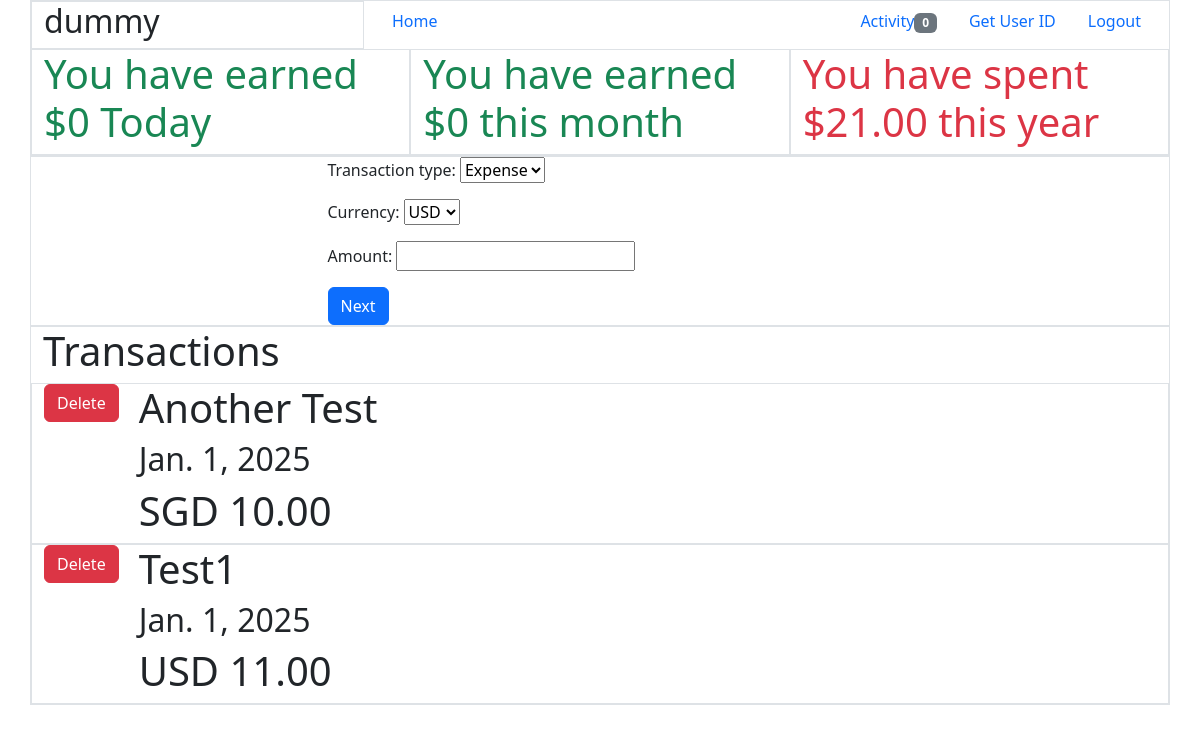
The app's page /home/ (signed in), older data.
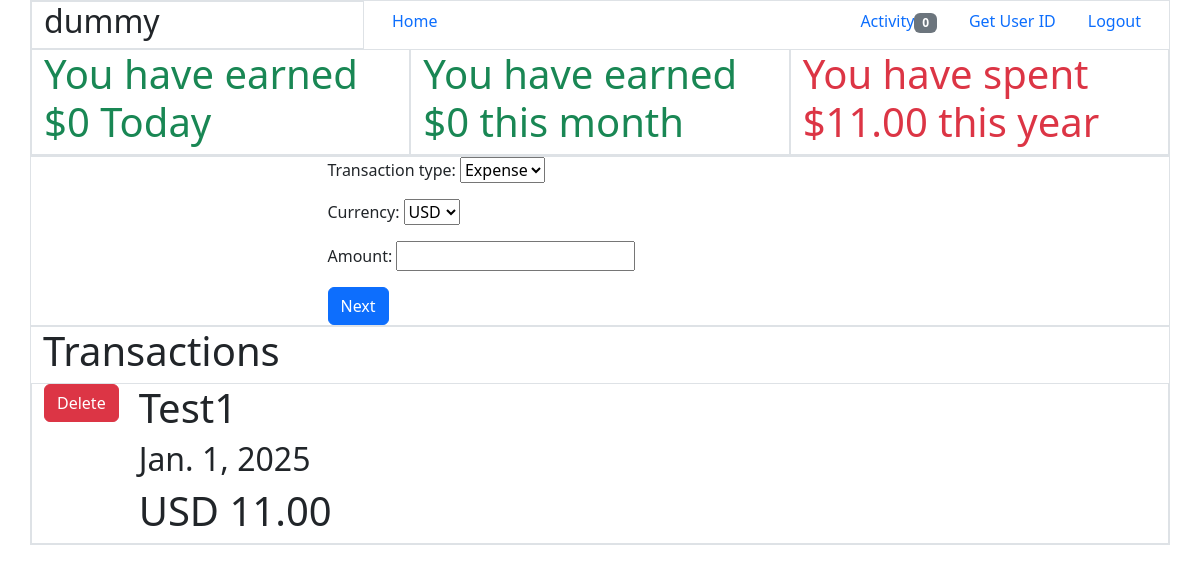
The same page, newer data.
### Transactions/models.py (models this page shows)
class Transaction(models.Model):
    TransactionType = [('Expense', 'Expense'), ('Income', 'Income')]
    transaction_type = models.CharField(max_length=10, default='Expense', blank=False, null=False,
                              choices=TransactionType)
    CurrencyType = [('USD', 'USD'), ('EUR', 'EUR'), ('GBP', 'GBP'), ('JPY', 'JPY'), ('CNY', 'CNY'), ('SGD', 'SGD'), ('MYR', 'MYR'), ('IDR', 'IDR')]
    currency = models.CharField(max_length=3, default='SGD', blank=False, null=False, choices=CurrencyType)
    amount = models.DecimalField(max_digits=15, decimal_places=2, blank=False, null=False, default=0)
    date = models.DateField(default=timezone.now, blank=False, null=False)
    title = models.CharField(max_length=100, blank=True, null=True)
    description = models.TextField(max_length=1000, blank=True, null=True)
    ExpenseCategory = [
        ('Food', 'Food'),
        ('Transport', 'Transport'),
        ('Shopping', 'Shopping'),
        ('Entertainment', 'Entertainment'),
        ('Health', 'Health'),
        ('Education', 'Education'),
        ('Other', 'Other')
    ]
    IncomeCategory = [
        ('Salary', 'Salary'),
        ('Bonus', 'Bonus'),
        ('Allowance', 'Allowance'),
        ('Other', 'Other')
    ]
    category = models.CharField(max_length=100, blank=False, null=False)
    user = models.ForeignKey('auth.User', on_delete=models.CASCADE)
    def __str__(self):
        return self.title
    class Meta:
        ordering = ('-date',)

### Transactions/views.py (the view, shortened to what this page needs)
# urls.py: path('home/', user_homepage.as_view(), name='user_homepage'),
class user_homepage(LoginMixin, View):
    def get(self, request):
        FormInstance = TransactionForm1()
        MoneyCalculator = MoneyCalculations(Transaction.objects.all())
        context = {
            'form': FormInstance,
            'object_list': Transaction.objects.filter(user=request.user),
            'is_supervisor': UserChecking.is_member_of_group(request.user.username, 'Supervisor'),
            'total_expenditure_of_day': MoneyCalculator.calculate_expenditure_of_day(),
            'total_expenditure_of_month': MoneyCalculator.calculate_expenditure_of_month(),
            'total_expenditure_of_year': MoneyCalculator.calculate_expenditure_of_year(),
            'requests': PendingConnections.objects.filter(superviseeid=request.user.id).count() + CurrentActivity.objects.filter(activityhistory__superviseeid=request.user.id).count(),
            'is_supervisee': SupervisorRecord.objects.filter(superviseeid=request.user.id).exists()
        }
        return render(request, 'user_homepage.html', context)

### Transactions/forms.py
class TransactionForm1(forms.Form):
    transaction_type = forms.ChoiceField(choices=Transaction.TransactionType, required=True)
    currency = forms.ChoiceField(choices=Transaction.CurrencyType, required=True)
    amount = forms.DecimalField(max_digits=15, decimal_places=2, required=True)

### Transactions/calculations.py (called while the page is built)
    def calculate_expenditure_of_day(self):
        total_expenditure = 0
        for transaction in self.object_list.filter(date__day=datetime.date.today().day, date__month = datetime.date.today().month, date__year = datetime.date.today().year):
            if transaction.transaction_type == 'Expense':
                total_expenditure += transaction.amount
            elif transaction.transaction_type == 'Income':
                total_expenditure -= transaction.amount
        return total_expenditure

    def calculate_expenditure_of_month(self):
        total_expenditure = 0
        for transaction in self.object_list.filter(date__month=datetime.date.today().month, date__year=datetime.date.today().year):
            if transaction.transaction_type == 'Expense':
                total_expenditure += transaction.amount
            elif transaction.transaction_type == 'Income':
                total_expenditure -= transaction.amount
        return total_expenditure

    def calculate_expenditure_of_year(self):
        total_expenditure = 0
        for transaction in self.object_list.filter(date__year=datetime.date.today().year):
            if transaction.transaction_type == 'Expense':
                total_expenditure += transaction.amount
            elif transaction.transaction_type == 'Income':
                total_expenditure -= transaction.amount
        return total_expenditure

### Transactions/userchecking.py (called while the page is built)
    @staticmethod
    def is_member_of_group(username, groupname):
        if User.objects.filter(username=username).exists():
            user = User.objects.get(username=username)
            return user.groups.filter(name=groupname).exists()
        else:
            return False

### templates/user_homepage.html (shortened to what this page needs)
<!DOCTYPE html>
<html>
<head>
    {% load bootstrap5 %}
    {% bootstrap_css %}
</head>
<body>
    <div class="container-md border">
        <div class="row">
            {% include 'base.html' %}
        </div>
        <div class="row">
            <div class="col-md-4 border">
                {% if total_expenditure_of_day > 0 %}
                    <h1 class="text-danger">You have spent {{ total_expenditure_of_day }} Today</h1>
                {% else %}
                    <h1 class="text-success">You have earned ${% widthratio total_expenditure_of_day 1 -1 %} Today</h1>
                {% endif %}
            </div>
            <div class="col-md-4 border">
                {% if total_expenditure_of_month > 0 %}
                    <h1 class="text-danger">You have spent ${{ total_expenditure_of_month }} this month</h1>
                {% else %}
                    <h1 class="text-success">You have earned ${% widthratio total_expenditure_of_month 1 -1 %} this month</h1>
                {% endif %}
            </div>
            <div class="col-md-4 border">
                {% if total_expenditure_of_year > 0 %}
                    <h1 class="text-danger">You have spent ${{ total_expenditure_of_year }} this year</h1>
                {% else %}
                    <h1 class="text-success">You have earned ${% widthratio total_expenditure_of_year 1 -1 %} this month</h1>
                {% endif %}
            </div>
        </div>
    </div>
    <div class="container-md border">
        <div class="row justify-content-center">
            <div class="col-md-6">
                <form action="." method="post">
                    {{form.as_p}}
                    <input type="submit" value="Next" class="btn btn-primary">
                </form>
            </div>
        </div>
    </div>
    <div class="container-md border">
        <h1>Transactions</h1>
        {% for record in object_list %}
        <div class="row border">
            <div class="col-md-1">
                <a class="btn btn-danger" href="{% url 'delete' record.id %}">Delete</a>
            </div>
            <div class="col-md">
                <h1>{{record}}</h1>
                <h2>{{record.date}}</h2>
                <h1 class="text">{{record.currency}} {{record.amount}}</h1>
            </div>
        </div>
        {% endfor %}
    </div>
</body>
</html>

### templates/base.html (shortened to what this page needs)
<div class="container-md">
    <div class="row">
        <div class="col-md border">
            <h2>{{request.user}}</h2>
        </div>
        <div class="col-md">
            <div class="nav justify-content-start">
                <li class="nav-item">
                    <a class="nav-link" href="{% url 'user_homepage' %}">Home</a>
                </li>
            </div>
        </div>
        <div class="col-md-5">
            <div class="nav justify-content-end">
                <li class="nav-item">
                    <a class="nav-link" href="{% url 'notifications' %}">Activity<span class="badge bg-secondary">{{requests}}</span></a>
                </li>
                <li class="nav-item">
                    <a class="nav-link" href="{% url 'user_id' %}">Get User ID</a>
                </li>
                <li class="nav-item">
                    <a class="nav-link" href="{% url 'logout' %}">Logout</a>
                </li>
            </div>
        </div>
    </div>
</div>

Row changes from the older to the newer data that the page shows:
removed Transaction: title "Another Test", date "Jan. 1, 2025", currency "SGD", amount "10.00"
Text that changed along with them:
{{ total_expenditure_of_year }}: "21.00" → "11.00"
